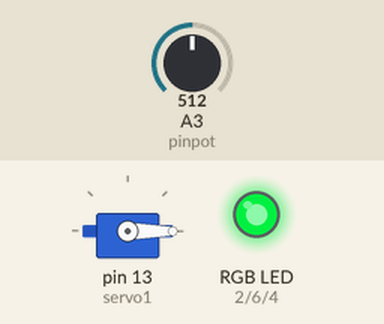
Simulated run of this sketch. Board: Arduino Uno, built with avr-gcc and run on an emulated ATmega328P. On the bench: servo, an RGB LED mixed from three pins (HIGH = lit). Inputs (shaded band) come from the test bench; at power-on: A3 (pinpot) = 512.

Above: at 1.2 s.
1.3 s: A3 (pinpot) set to 670
4.3 s: A3 (pinpot) set to 695
At 5.6 s:
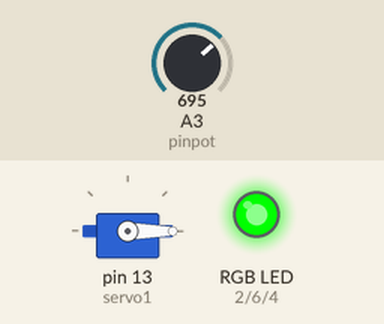
7.3 s: A3 (pinpot) set to 511
At 8.2 s:
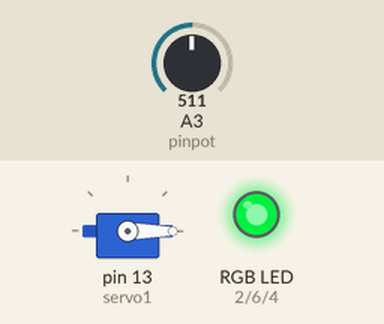
10.3 s: A3 (pinpot) set to 360
11.8 s: A3 (pinpot) set to 330
At 13.0 s:
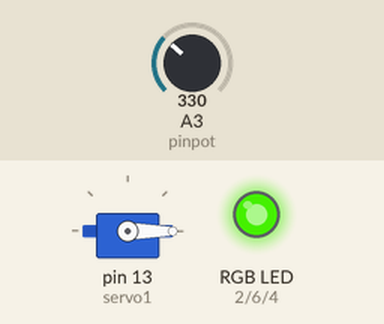
Timing chart, 0 to 61.1 s (numbered marks = the images above; inputs shaded):
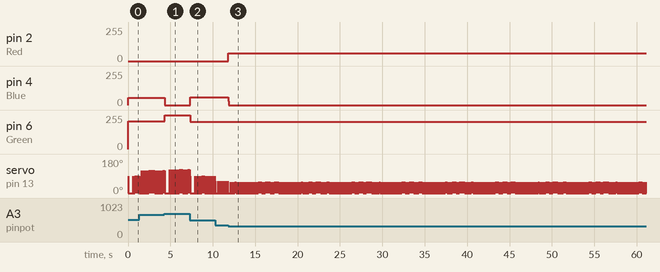

The sketch:

fantabulous_jaagub1.ino
```cpp
#include <Servo.h>
Servo servo1;


int Red=2;
int Blue=4;
int Green=6;

int pinpot=A3;
int val1;


void setup()
{
 servo1.attach(13);
 pinMode(Red, OUTPUT);
 pinMode(Blue, OUTPUT);
 pinMode(Green, OUTPUT);
 Serial.begin(9600);

}

void loop() {
servo1.write(0);
val1=analogRead(A3);
val1=map( val1, 0,1023,0,180);
if (val1<=60){
servo1.write(val1);
digitalWrite(Red, HIGH);
digitalWrite(Blue, LOW);
digitalWrite(Green, LOW);


  }


 else if (val1 <=120){
servo1.write(val1);
digitalWrite(Blue, HIGH);
digitalWrite(Red, LOW);
digitalWrite(Green, LOW);


  }
else (val1<=180);{
servo1.write(val1);
digitalWrite(Green, HIGH);
digitalWrite(Blue, LOW);
digitalWrite(Red, LOW);


  }
}
//3.systems in environment that might use servo motors in its  workings
  //1.Toy cars
  //2.used in manufacturing industries for industrial production to speed up process
  //3. It is used in camera Auto focus
```

Measured:
- the behaviour switches between 687 and 688 on A3 (pinpot) (found by bisection; images 0 and 1)
- the behaviour switches between 347 and 346 on A3 (pinpot) (found by bisection; images 2 and 3)
- after the input at 4.3 s, pin 4 (Blue): 56/255 → 0/255 at once; pin 6 (Green): 207/255 → 255/255 at once
- after the input at 7.3 s, pin 4 (Blue): 0/255 → 57/255 at once; pin 6 (Green): 255/255 → 206/255 at once
- after the input at 11.8 s, pin 2 (Red): 0/255 → 59/255 at once; pin 4 (Blue): 57/255 → 0/255 at once
- by itself, servo on pin 13 (servo1): moves between 0° and 58°, repeating every 7.3 s
